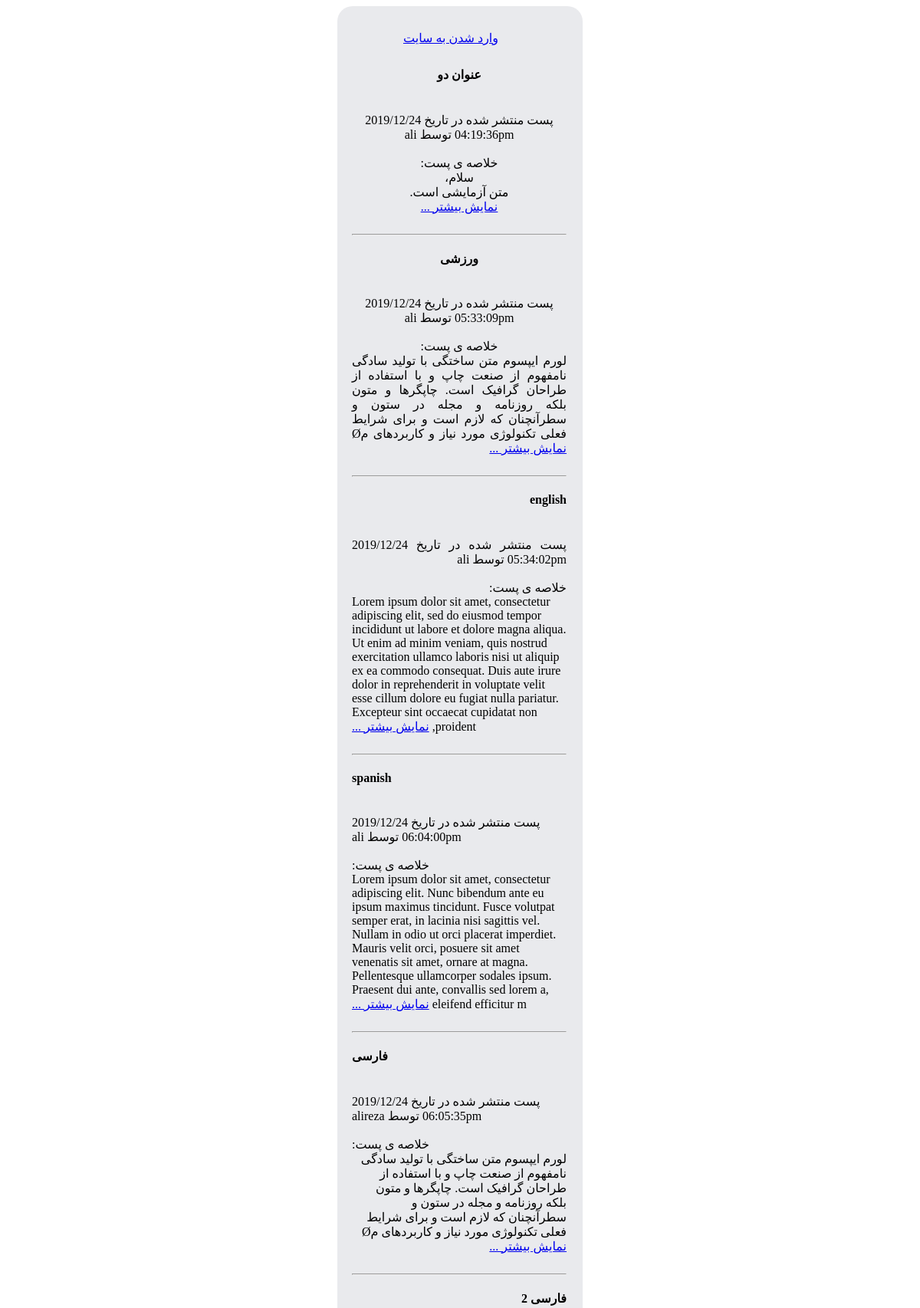
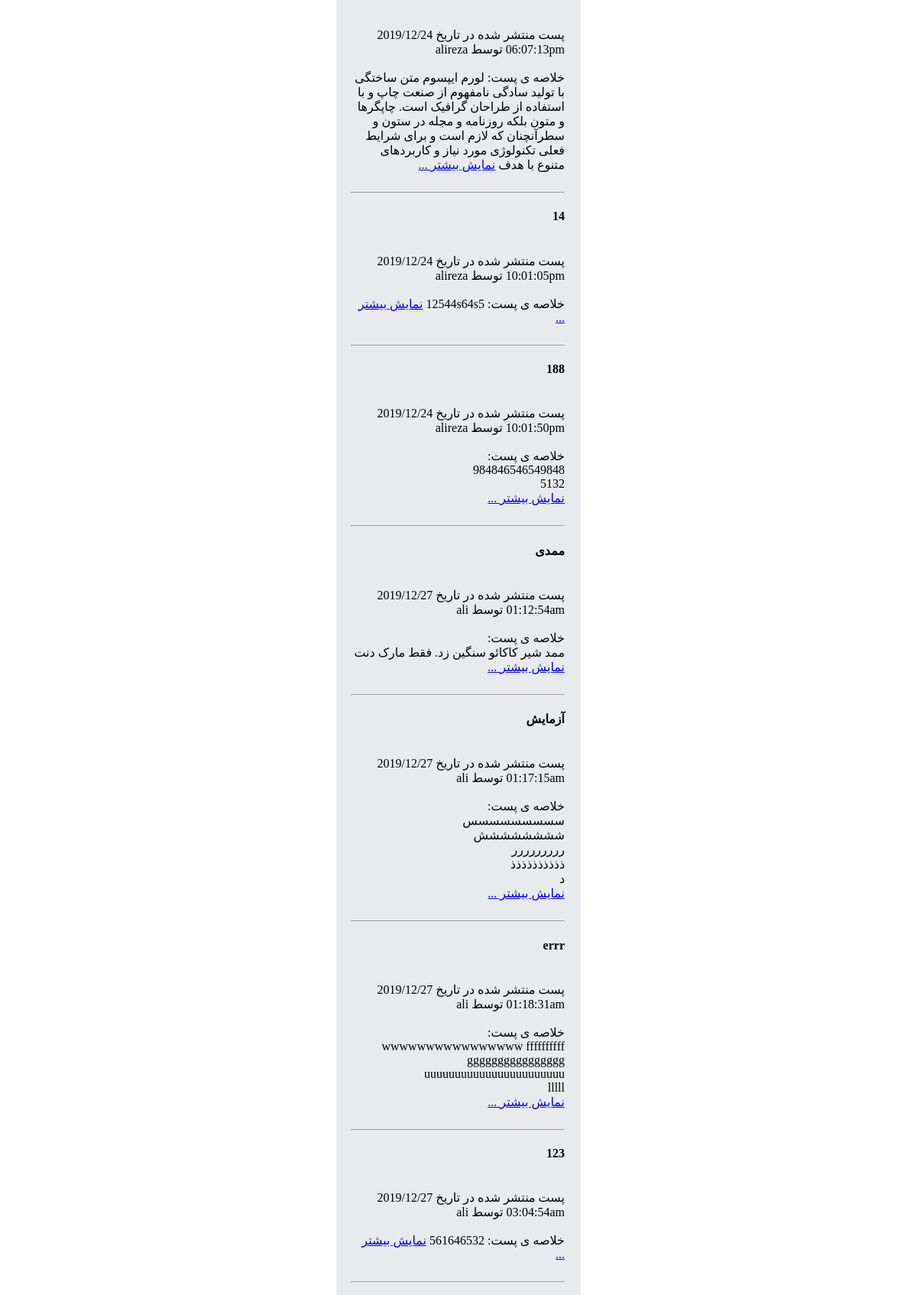
Page /mainPage.php (upper part) on the committed database (2 pictures, top to bottom).
### tables this page shows
CREATE TABLE `posts` (
  `id` int(11) NOT NULL,
  `userEmail` varchar(50) NOT NULL,
  `userName` varchar(50) NOT NULL,
  `head` varchar(500) NOT NULL,
  `number` int(11) NOT NULL,
  `text` varchar(10000) NOT NULL,
  `time` varchar(100) NOT NULL
);

### mainPage.php (the view, shortened to what this page needs)
<?php
require_once 'engine/db.php';
if(isset($_SESSION['loggedin'])){
	$user_email = $_SESSION['loggedin'];
}
else {
	$user_email="";
}
$sql = mysqli_query($db, "SELECT * FROM posts");
?>
<!DOCTYPE html>
<html lang="en">
<head>
	<link rel="stylesheet" href="styles.css">
</head>
<body>
	<div id="users">
	<div class="input">
	<div class="input">
	<?php
		if ($user_email!=""){ ?>
		 <a href="profile.php">مشاهده پروفایل کاربری</a>
		 <br>
	<?php
		}
			else{
			?>
				<a href="login.php">وارد شدن به سایت</a><br>
			<?php
			}
	?>
	</div>
	<?php
	while($fetch = mysqli_fetch_array($sql)){
	?>
	<h4> <?php echo $fetch['head']; ?> </h4> </br>
	<?php $ti=$fetch['time'];
		$us=$fetch['userName'];
	?>
	<?php echo "پست منتشر شده در تاریخ   ".$ti." توسط ".$us; ?> </br> </br>
	<?php
	$str=$fetch['text'];
	$pieces = substr($str, 0, 400);
	echo "خلاصه ی پست: ".$pieces."";
	?>
	 <a href="showPostSingle.php/?id=<?php  echo $fetch['id']?>"> نمایش بیشتر ...</a>
	<hr>
	<?php
	}
	?>
	</div>
	</div>
</body>
</html>

### styles.css (style rules this page uses)
body { direction: rtl; }
#users { background: #E9EAED; text-align: center; width: 300px; margin: auto; padding: 10px; border-radius: 20px; }
#users .input { padding: 8px; width: 280px; margin: 3px; border-radius: 10px; font-family: tahoma; }

### rows in the picture
posts: head "عنوان دو", time "2019/12/24 04:19:36pm", userName "ali", text "سلام، متن آزمایشی است."
posts: head "ورزشی", time "2019/12/24 05:33:09pm", userName "ali", text "لورم ایپسوم متن ساختگی با تولید سادگی نامفهوم از صنعت چاپ و با استفاده از طراحان گرافیک است. چاپگرها و متون بلکه روزنامه و مجله در ستون و سطرآنچنان که لازم است و برای شرایط فعلی تکنولوژی مورد نیاز و کاربردهای مØ"
posts: head "english", time "2019/12/24 05:34:02pm", userName "ali", text "Lorem ipsum dolor sit amet, consectetur adipiscing elit, sed do eiusmod tempor incididunt ut labore et dolore magna aliqua. Ut enim ad minim veniam, quis nostrud exercitation ullamco laboris nisi ut aliquip ex ea commodo consequat. Duis aute irure dolor in reprehenderit in voluptate velit esse cillum dolore eu fugiat nulla pariatur. Excepteur sint occaecat cupidatat non proident,"
posts: head "spanish", time "2019/12/24 06:04:00pm", userName "ali", text "Lorem ipsum dolor sit amet, consectetur adipiscing elit. Nunc bibendum ante eu ipsum maximus tincidunt. Fusce volutpat semper erat, in lacinia nisi sagittis vel. Nullam in odio ut orci placerat imperdiet. Mauris velit orci, posuere sit amet venenatis sit amet, ornare at magna. Pellentesque ullamcorper sodales ipsum. Praesent dui ante, convallis sed lorem a, eleifend efficitur m"
posts: head "فارسی", time "2019/12/24 06:05:35pm", userName "alireza", text "لورم ایپسوم متن ساختگی با تولید سادگی نامفهوم از صنعت چاپ و با استفاده از طراحان گرافیک است. چاپگرها و متون بلکه روزنامه و مجله در ستون و سطرآنچنان که لازم است و برای شرایط فعلی تکنولوژی مورد نیاز و کاربردهای مØ"
posts: head "فارسی 2", time "2019/12/24 06:07:13pm", userName "alireza", text "لورم ایپسوم متن ساختگی با تولید سادگی نامفهوم از صنعت چاپ و با استفاده از طراحان گرافیک است. چاپگرها و متون بلکه روزنامه و مجله در ستون و سطرآنچنان که لازم است و برای شرایط فعلی تکنولوژی مورد نیاز و کاربردهای متنوع با هدف"
posts: head "14", time "2019/12/24 10:01:05pm", userName "alireza", text "12544s64s5"
posts: head "188", time "2019/12/24 10:01:50pm", userName "alireza", text "984846546549848 5132"
posts: head "ممدی", time "2019/12/27 01:12:54am", userName "ali", text "ممد شیر کاکائو سنگین زد. فقط مارک دنت"
posts: head "آزمایش", time "2019/12/27 01:17:15am", userName "ali", text "سسسسسسسسس شششششششش ررررررررر ذذذذذذذذذذ د"
posts: head "errr", time "2019/12/27 01:18:31am", userName "ali", text "wwwwwwwwwwwwwwww ffffffffff gggggggggggggggg uuuuuuuuuuuuuuuuuuuuuuu lllll"
posts: head "123", time "2019/12/27 03:04:54am", userName "ali", text "561646532"
